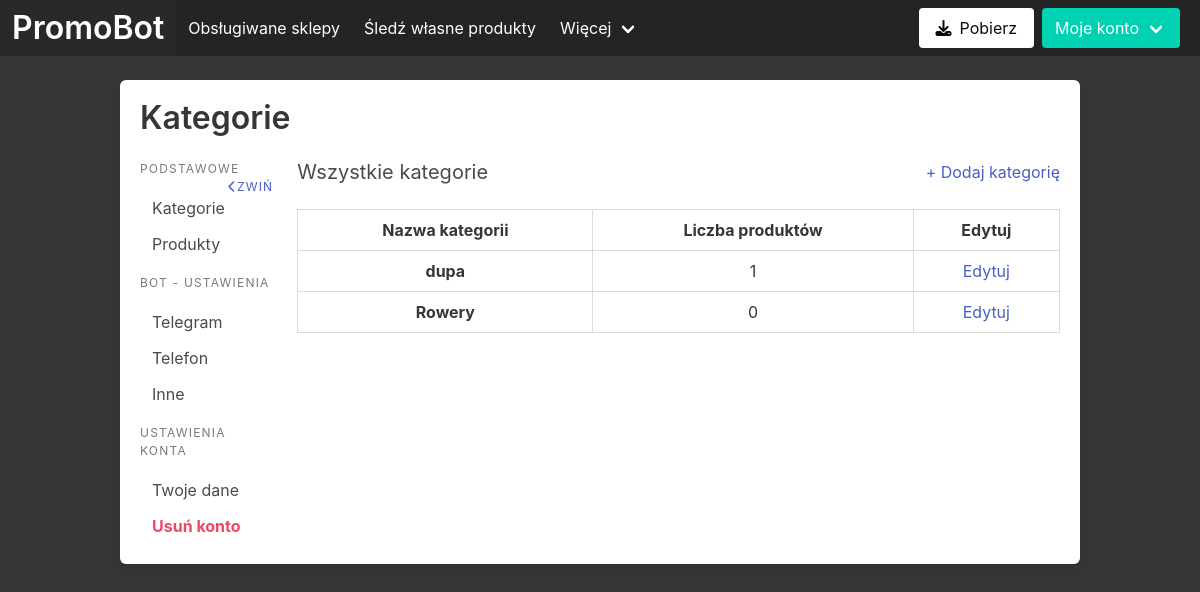
Page /moje-konto/kategorie (signed in) on the earlier database version.
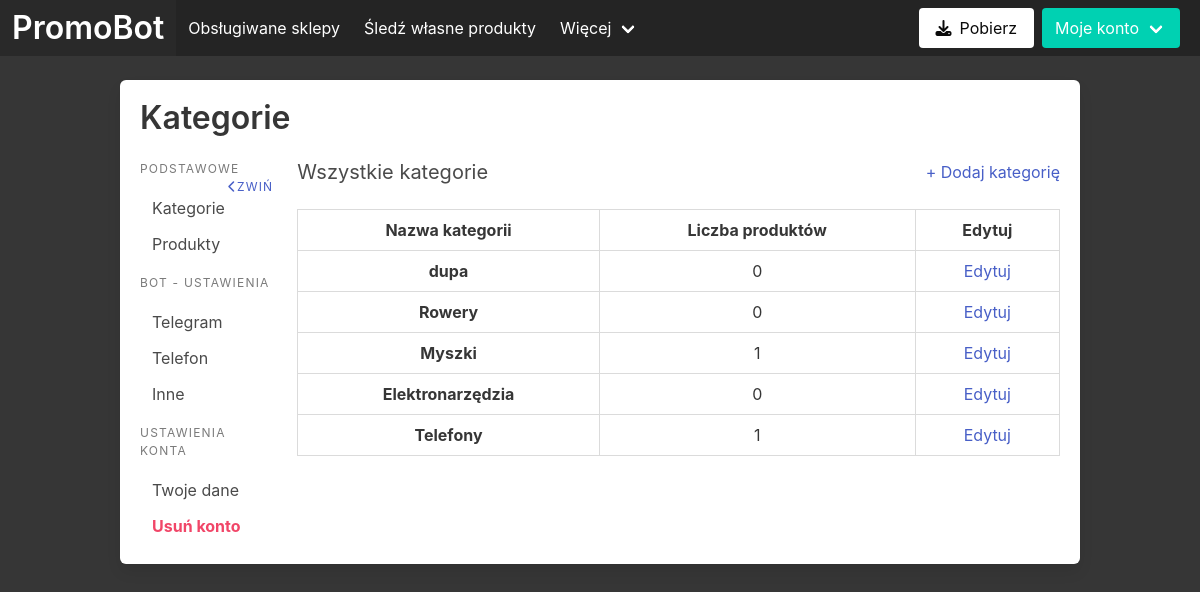
Same page on the later database version.
### priceBot/models.py (models this page shows)
class Category(models.Model):
    user = models.ForeignKey(User, on_delete=models.CASCADE)
    category_name = models.CharField(max_length=60)

### priceBot/views.py (the view, shortened to what this page needs)
# urls.py: path('moje-konto/kategorie', views.categories_account, name='categories_account'),
def categories_account(request):
    if not request.user.is_authenticated:
        return redirect("homepage")
    categories = [
        {
            "id": category.id,
            "name": category.category_name,
            "products_count": len(Product.objects.filter(category=category, user=request.user))
        } for category in Category.objects.filter(user=request.user)
    ]
    context = {
        "categories": categories
    }
    print(categories)
    return render(request, 'account/categories.html', context=context)

### templates/account/categories.html (shortened to what this page needs)
{% extends 'account/base.html' %}
{% block title2 %}
    <h1 class="title">Kategorie</h1>
{% endblock title2 %}
{% block main-column %}
<div class="is-flex is-justify-content-space-between">
    <h1 class="subtitle categories-title">Wszystkie kategorie</h1>
    <a class="add-category">+ Dodaj kategorię</a>
</div>
  <table class="table is-bordered categories is-fullwidth">
    <tbody>
      <thead>
        <th class="has-text-centered">Nazwa kategorii</th>
        <th class="has-text-centered">Liczba produktów</th>
        <th class="has-text-centered">Edytuj</th>
      </thead>
      {% for category in categories %}
      <tr class="has-text-centered">
        <th class="has-text-centered">{{ category.name }}</th>
        <td class="has-text-centered">{{ category.products_count }}</td>
        <td class="has-text-centered"><a href="{% url 'category_edit' category.id %}">Edytuj</a></td>
      </tr>
      {% endfor %}
    </tbody>
</table>
{% endblock main-column %}

### templates/account/base.html
{% extends 'app/base.html' %}
{% block content %}
{% block title2 %}
{% endblock title2 %}
<div class="columns">
    <div class="column is-2">
        <aside class="menu">
            <p class="menu-label">
                Podstawowe
                <a class="is-pulled-right"><i class="fa-solid fa-chevron-left"></i>Zwiń </a>
            </p>
            <ul class="menu-list">
                <li><a href="{% url 'categories_account' %}">Kategorie</a></li>
                <li><a href="{% url 'products_account' %}">Produkty</a></li>
            </ul>
            <p class="menu-label">
                BOT - Ustawienia
            </p>
            <ul class="menu-list">
                <li><a href="?ustawienia-telegram">Telegram</a></li>
                <li><a href="?ustawienia-telefon">Telefon</a></li>
                <li><a href="?ustawienia-inne">Inne</a></li>
            </ul>
            <p class="menu-label">
                Ustawienia konta
            </p>
            <ul class="menu-list">
                <li><a href="{% url 'data_account' %}">Twoje dane</a></li>
                <li><a class="has-text-danger" href={% url 'delete_account' %}><strong>Usuń konto</strong></a></li>
            </ul>
        </aside>
    </div>
    <div class="column is-10">
        {% block main-column %}
        {% endblock main-column %}
    </div>
</div>
{% endblock content %}

### templates/app/base.html (shortened to what this page needs)
<!DOCTYPE html>
<html lang="pl">
<head>
  <link rel="stylesheet" href="https://cdn.jsdelivr.net/npm/bulma@0.9.4/css/bulma.min.css">
</head>
<body class="is-dark has-background-dark is-fullheight-with-navbar" style="min-height: 100vh; height:100%">
  <nav class="navbar has-background-black-ter is-dark" role="navigation" aria-label="main navigation">
    <div class="navbar-brand">
      <a class="navbar-item" href="{% url 'homepage' %}">
        <strong class="title has-text-white">PromoBot</strong>
      </a>
    </div>
    <div id="navbarBasicExample" class="navbar-menu">
      <div class="navbar-start">
        <a href="{% url 'available_stores' %}" class="navbar-item">
          Obsługiwane sklepy
        </a>
        {% if user.is_authenticated %}
          <a href="{% url 'add_products' %}" class="navbar-item">
           Śledź własne produkty
          </a>
        {% endif %}
        <div class="navbar-item has-dropdown is-hoverable">
          <a class="navbar-link">
            Więcej
          </a>
        </div>
      </div>
      <div class="navbar-end">
        <div class="navbar-item">
          <div class="buttons">
            <a href="{% url 'download' %}" class="button is-white"><i class="fa-solid fa-download pr-2"></i>Pobierz</a>
            {% if user.is_authenticated %}
              <div class="has-dropdown is-hoverable navbar-item">
                <a href="{% url 'user_page' %}" class="button is-primary navbar-link">Moje konto</a>
              </div>
            {% endif %}
          </div>
        </div>
      </div>
    </div>
  </nav>
  <div class="container mt-5 box">
    {% block content %}
    {% endblock %}
  </div>
</body>
</html>

### templates/app/base.html (style rules this page uses)
body { overflow: hidden; }

Differences in the rows shown:
added Category: name "Myszki"
added Category: name "Elektronarzędzia"
added Category: name "Telefony"
Other differences:
new list line: "dupa"
new list line: "0 Edytuj"
new list line: "1 Edytuj"
list line gone: "dupa"
list line gone: "1 Edytuj"
